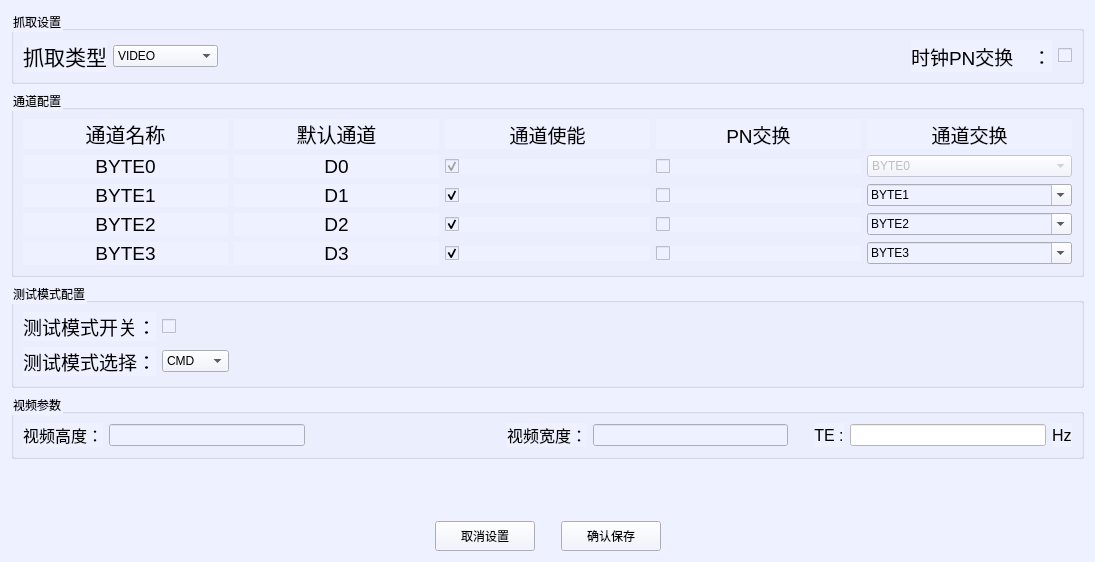
<?xml version="1.0" encoding="UTF-8"?>
<ui version="4.0">
 <class>ChannelSelectClass</class>
 <widget class="QWidget" name="ChannelSelectClass">
  <property name="geometry">
   <rect>
    <x>0</x>
    <y>0</y>
    <width>1095</width>
    <height>562</height>
   </rect>
  </property>
  <property name="windowTitle">
   <string>通道配置</string>
  </property>
  <property name="styleSheet">
   <string notr="true">background-color:rgb(238,241,255);</string>
  </property>
  <layout class="QVBoxLayout" name="verticalLayout_main">
   <item>
    <widget class="QGroupBox" name="captureGroupBox">
     <property name="title">
      <string>抓取设置</string>
     </property>
     <layout class="QHBoxLayout" name="horizontalLayout_capture">
      <item>
       <widget class="QLabel" name="label">
        <property name="font">
         <font>
          <pointsize>16</pointsize>
         </font>
        </property>
        <property name="text">
         <string>抓取类型</string>
        </property>
        <property name="alignment">
         <set>Qt::AlignRight|Qt::AlignVCenter</set>
        </property>
       </widget>
      </item>
      <item>
       <widget class="QComboBox" name="comboBox_5">
        <property name="enabled">
         <bool>true</bool>
        </property>
        <item>
         <property name="text">
          <string>VIDEO</string>
         </property>
        </item>
        <item>
         <property name="text">
          <string>VIDEO＋DSC</string>
         </property>
        </item>
        <item>
         <property name="text">
          <string>CMD</string>
         </property>
        </item>
        <item>
         <property name="text">
          <string>CMD+DSC</string>
         </property>
        </item>
       </widget>
      </item>
      <item>
       <spacer name="horizontalSpacer_capture">
        <property name="orientation">
         <enum>Qt::Horizontal</enum>
        </property>
        <property name="sizeHint" stdset="0">
         <size>
          <width>40</width>
          <height>20</height>
         </size>
        </property>
       </spacer>
      </item>
      <item>
       <widget class="QLabel" name="label_14">
        <property name="font">
         <font>
          <pointsize>14</pointsize>
         </font>
        </property>
        <property name="text">
         <string>时钟PN交换　：</string>
        </property>
       </widget>
      </item>
      <item>
       <widget class="QCheckBox" name="CLK_PN">
        <property name="text">
         <string/>
        </property>
       </widget>
      </item>
     </layout>
    </widget>
   </item>
   
   <item>
    <widget class="QGroupBox" name="channelGroupBox">
     <property name="title">
      <string>通道配置</string>
     </property>
     <layout class="QGridLayout" name="gridLayout_channels">
      <item row="0" column="0" colspan="5">
       <layout class="QHBoxLayout" name="horizontalLayout_headers">
        <item>
         <widget class="QLabel" name="label_2">
          <property name="font">
           <font>
            <pointsize>15</pointsize>
           </font>
          </property>
          <property name="text">
           <string>通道名称</string>
          </property>
          <property name="alignment">
           <set>Qt::AlignCenter</set>
          </property>
         </widget>
        </item>
        <item>
         <widget class="QLabel" name="label_11">
          <property name="font">
           <font>
            <pointsize>15</pointsize>
           </font>
          </property>
          <property name="text">
           <string>默认通道</string>
          </property>
          <property name="alignment">
           <set>Qt::AlignCenter</set>
          </property>
         </widget>
        </item>
        <item>
         <widget class="QLabel" name="Lael_ChEn">
          <property name="font">
           <font>
            <pointsize>14</pointsize>
           </font>
          </property>
          <property name="text">
           <string>通道使能</string>
          </property>
          <property name="alignment">
           <set>Qt::AlignCenter</set>
          </property>
         </widget>
        </item>
        <item>
         <widget class="QLabel" name="lab_PN">
          <property name="font">
           <font>
            <pointsize>14</pointsize>
           </font>
          </property>
          <property name="text">
           <string>PN交换</string>
          </property>
          <property name="alignment">
           <set>Qt::AlignCenter</set>
          </property>
         </widget>
        </item>
        <item>
         <widget class="QLabel" name="label_13">
          <property name="font">
           <font>
            <pointsize>14</pointsize>
           </font>
          </property>
          <property name="text">
           <string>通道交换</string>
          </property>
          <property name="alignment">
           <set>Qt::AlignCenter</set>
          </property>
         </widget>
        </item>
       </layout>
      </item>
      
      <!-- Channel 0 -->
      <item row="1" column="0">
       <widget class="QLabel" name="label_3">
        <property name="font">
         <font>
          <pointsize>14</pointsize>
         </font>
        </property>
        <property name="text">
         <string>BYTE0</string>
        </property>
        <property name="alignment">
         <set>Qt::AlignCenter</set>
        </property>
       </widget>
      </item>
      <item row="1" column="1">
       <widget class="QLabel" name="label_8">
        <property name="font">
         <font>
          <pointsize>14</pointsize>
         </font>
        </property>
        <property name="text">
         <string>D0</string>
        </property>
        <property name="alignment">
         <set>Qt::AlignCenter</set>
        </property>
       </widget>
      </item>
      <item row="1" column="2">
       <widget class="QCheckBox" name="CHen_0">
        <property name="enabled">
         <bool>false</bool>
        </property>
        <property name="layoutDirection">
         <enum>Qt::LeftToRight</enum>
        </property>
        <property name="text">
         <string/>
        </property>
        <property name="checkable">
         <bool>true</bool>
        </property>
        <property name="checked">
         <bool>true</bool>
        </property>
        <property name="tristate">
         <bool>false</bool>
        </property>
       </widget>
      </item>
      <item row="1" column="3">
       <widget class="QCheckBox" name="PN_0">
        <property name="text">
         <string/>
        </property>
        <property name="tristate">
         <bool>false</bool>
        </property>
       </widget>
      </item>
      <item row="1" column="4">
       <widget class="QComboBox" name="comboBox">
        <property name="enabled">
         <bool>false</bool>
        </property>
        <property name="editable">
         <bool>false</bool>
        </property>
        <property name="maxVisibleItems">
         <number>8</number>
        </property>
        <item>
         <property name="text">
          <string>BYTE0</string>
         </property>
        </item>
        <item>
         <property name="text">
          <string>BYTE1</string>
         </property>
        </item>
        <item>
         <property name="text">
          <string>BYTE2</string>
         </property>
        </item>
        <item>
         <property name="text">
          <string>BYTE3</string>
         </property>
        </item>
       </widget>
      </item>
      
      <!-- Channel 1 -->
      <item row="2" column="0">
       <widget class="QLabel" name="label_4">
        <property name="font">
         <font>
          <pointsize>14</pointsize>
         </font>
        </property>
        <property name="text">
         <string>BYTE1</string>
        </property>
        <property name="alignment">
         <set>Qt::AlignCenter</set>
        </property>
       </widget>
      </item>
      <item row="2" column="1">
       <widget class="QLabel" name="label_7">
        <property name="font">
         <font>
          <pointsize>14</pointsize>
         </font>
        </property>
        <property name="text">
         <string>D1</string>
        </property>
        <property name="alignment">
         <set>Qt::AlignCenter</set>
        </property>
       </widget>
      </item>
      <item row="2" column="2">
       <widget class="QCheckBox" name="CHen_1">
        <property name="text">
         <string/>
        </property>
        <property name="checked">
         <bool>true</bool>
        </property>
        <property name="tristate">
         <bool>false</bool>
        </property>
       </widget>
      </item>
      <item row="2" column="3">
       <widget class="QCheckBox" name="PN_1">
        <property name="text">
         <string/>
        </property>
       </widget>
      </item>
      <item row="2" column="4">
       <widget class="QComboBox" name="comboBox_2">
        <property name="editable">
         <bool>true</bool>
        </property>
        <item>
         <property name="text">
          <string>BYTE1</string>
         </property>
        </item>
        <item>
         <property name="text">
          <string>BYTE2</string>
         </property>
        </item>
        <item>
         <property name="text">
          <string>BYTE0</string>
         </property>
        </item>
        <item>
         <property name="text">
          <string>BYTE3</string>
         </property>
        </item>
       </widget>
      </item>
      
      <!-- Channel 2 -->
      <item row="3" column="0">
       <widget class="QLabel" name="label_5">
        <property name="font">
         <font>
          <pointsize>14</pointsize>
         </font>
        </property>
        <property name="text">
         <string>BYTE2</string>
        </property>
        <property name="alignment">
         <set>Qt::AlignCenter</set>
        </property>
       </widget>
      </item>
      <item row="3" column="1">
       <widget class="QLabel" name="label_9">
        <property name="font">
         <font>
          <pointsize>14</pointsize>
         </font>
        </property>
        <property name="text">
         <string>D2</string>
        </property>
        <property name="alignment">
         <set>Qt::AlignCenter</set>
        </property>
       </widget>
      </item>
      <item row="3" column="2">
       <widget class="QCheckBox" name="CHen_2">
        <property name="text">
         <string/>
        </property>
        <property name="checked">
         <bool>true</bool>
        </property>
        <property name="tristate">
         <bool>false</bool>
        </property>
       </widget>
      </item>
      <item row="3" column="3">
       <widget class="QCheckBox" name="PN_2">
        <property name="text">
         <string/>
        </property>
       </widget>
      </item>
      <item row="3" column="4">
       <widget class="QComboBox" name="comboBox_3">
        <property name="editable">
         <bool>true</bool>
        </property>
        <item>
         <property name="text">
          <string>BYTE2</string>
         </property>
        </item>
        <item>
         <property name="text">
          <string>BYTE1</string>
         </property>
        </item>
        <item>
         <property name="text">
          <string>BYTE0</string>
         </property>
        </item>
        <item>
         <property name="text">
          <string>BYTE3</string>
         </property>
        </item>
       </widget>
      </item>
      
      <!-- Channel 3 -->
      <item row="4" column="0">
       <widget class="QLabel" name="label_6">
        <property name="font">
         <font>
          <pointsize>14</pointsize>
         </font>
        </property>
        <property name="text">
         <string>BYTE3</string>
        </property>
        <property name="alignment">
         <set>Qt::AlignCenter</set>
        </property>
       </widget>
      </item>
      <item row="4" column="1">
       <widget class="QLabel" name="label_10">
        <property name="font">
         <font>
          <pointsize>14</pointsize>
         </font>
        </property>
        <property name="text">
         <string>D3</string>
        </property>
        <property name="alignment">
         <set>Qt::AlignCenter</set>
        </property>
       </widget>
      </item>
      <item row="4" column="2">
       <widget class="QCheckBox" name="CHen_3">
        <property name="text">
         <string/>
        </property>
        <property name="checked">
         <bool>true</bool>
        </property>
        <property name="tristate">
         <bool>false</bool>
        </property>
       </widget>
      </item>
      <item row="4" column="3">
       <widget class="QCheckBox" name="PN_3">
        <property name="text">
         <string/>
        </property>
       </widget>
      </item>
      <item row="4" column="4">
       <widget class="QComboBox" name="comboBox_4">
        <property name="editable">
         <bool>true</bool>
        </property>
        <item>
         <property name="text">
          <string>BYTE3</string>
         </property>
        </item>
        <item>
         <property name="text">
          <string>BYTE0</string>
         </property>
        </item>
        <item>
         <property name="text">
          <string>BYTE1</string>
         </property>
        </item>
        <item>
         <property name="text">
          <string>BYTE2</string>
         </property>
        </item>
       </widget>
      </item>
     </layout>
    </widget>
   </item>
   
   <item>
    <widget class="QGroupBox" name="testModeGroupBox">
     <property name="title">
      <string>测试模式配置</string>
     </property>
     <layout class="QVBoxLayout" name="verticalLayout_test">
      <item>
       <layout class="QHBoxLayout" name="horizontalLayout_testSwitch">
        <item>
         <widget class="QLabel" name="label_17">
          <property name="font">
           <font>
            <pointsize>14</pointsize>
           </font>
          </property>
          <property name="text">
           <string>测试模式开关：</string>
          </property>
          <property name="alignment">
           <set>Qt::AlignCenter</set>
          </property>
         </widget>
        </item>
        <item>
         <widget class="QCheckBox" name="checkBox">
          <property name="text">
           <string/>
          </property>
         </widget>
        </item>
        <item>
         <spacer name="horizontalSpacer_test1">
          <property name="orientation">
           <enum>Qt::Horizontal</enum>
          </property>
          <property name="sizeHint" stdset="0">
           <size>
            <width>40</width>
            <height>20</height>
           </size>
          </property>
         </spacer>
        </item>
       </layout>
      </item>
      <item>
       <layout class="QHBoxLayout" name="horizontalLayout_testMode">
        <item>
         <widget class="QLabel" name="label_18">
          <property name="font">
           <font>
            <pointsize>14</pointsize>
           </font>
          </property>
          <property name="text">
           <string>测试模式选择：</string>
          </property>
          <property name="alignment">
           <set>Qt::AlignCenter</set>
          </property>
         </widget>
        </item>
        <item>
         <widget class="QComboBox" name="comboBox_6">
          <item>
           <property name="text">
            <string>CMD</string>
           </property>
          </item>
          <item>
           <property name="text">
            <string>VIDEO</string>
           </property>
          </item>
         </widget>
        </item>
        <item>
         <spacer name="horizontalSpacer_test2">
          <property name="orientation">
           <enum>Qt::Horizontal</enum>
          </property>
          <property name="sizeHint" stdset="0">
           <size>
            <width>40</width>
            <height>20</height>
           </size>
          </property>
         </spacer>
        </item>
       </layout>
      </item>
     </layout>
    </widget>
   </item>
   
   <item>
    <widget class="QGroupBox" name="videoParametersGroupBox">
     <property name="title">
      <string>视频参数</string>
     </property>
     <layout class="QHBoxLayout" name="horizontalLayout_videoParams">
      <item>
       <widget class="QLabel" name="label_19">
        <property name="font">
         <font>
          <pointsize>12</pointsize>
         </font>
        </property>
        <property name="text">
         <string>视频高度：</string>
        </property>
       </widget>
      </item>
      <item>
       <widget class="QLineEdit" name="videoHeigh"/>
      </item>
      <item>
       <spacer name="horizontalSpacer_5">
        <property name="orientation">
         <enum>Qt::Horizontal</enum>
        </property>
        <property name="sizeHint" stdset="0">
         <size>
          <width>20</width>
          <height>20</height>
         </size>
        </property>
       </spacer>
      </item>
      <item>
       <widget class="QLabel" name="label_16">
        <property name="font">
         <font>
          <pointsize>12</pointsize>
         </font>
        </property>
        <property name="text">
         <string>视频宽度：</string>
        </property>
       </widget>
      </item>
      <item>
       <widget class="QLineEdit" name="videoWidth">
        <property name="enabled">
         <bool>true</bool>
        </property>
        <property name="frame">
         <bool>true</bool>
        </property>
       </widget>
      </item>
      <item>
       <spacer name="horizontalSpacer_4">
        <property name="orientation">
         <enum>Qt::Horizontal</enum>
        </property>
        <property name="sizeType">
         <enum>QSizePolicy::Preferred</enum>
        </property>
        <property name="sizeHint" stdset="0">
         <size>
          <width>20</width>
          <height>20</height>
         </size>
        </property>
       </spacer>
      </item>
      <item>
       <widget class="QLabel" name="label_12">
        <property name="font">
         <font>
          <pointsize>12</pointsize>
         </font>
        </property>
        <property name="text">
         <string>TE :</string>
        </property>
        <property name="alignment">
         <set>Qt::AlignCenter</set>
        </property>
       </widget>
      </item>
      <item>
       <widget class="QLineEdit" name="TE_Value">
        <property name="font">
         <font>
          <pointsize>9</pointsize>
         </font>
        </property>
        <property name="autoFillBackground">
         <bool>false</bool>
        </property>
        <property name="styleSheet">
         <string notr="true">background-color: rgb(255, 255, 255);</string>
        </property>
        <property name="maxLength">
         <number>300</number>
        </property>
        <property name="alignment">
         <set>Qt::AlignCenter</set>
        </property>
       </widget>
      </item>
      <item>
       <widget class="QLabel" name="label_15">
        <property name="font">
         <font>
          <pointsize>12</pointsize>
         </font>
        </property>
        <property name="text">
         <string>Hz</string>
        </property>
       </widget>
      </item>
     </layout>
    </widget>
   </item>
   
   <item>
    <spacer name="verticalSpacer_main">
     <property name="orientation">
      <enum>Qt::Vertical</enum>
     </property>
     <property name="sizeHint" stdset="0">
      <size>
       <width>20</width>
       <height>40</height>
      </size>
     </property>
    </spacer>
   </item>
   
   <item>
    <layout class="QHBoxLayout" name="horizontalLayout_buttons">
     <item>
      <spacer name="horizontalSpacer_left">
       <property name="orientation">
        <enum>Qt::Horizontal</enum>
       </property>
       <property name="sizeHint" stdset="0">
        <size>
         <width>40</width>
         <height>20</height>
        </size>
       </property>
      </spacer>
     </item>
     <item>
      <widget class="QPushButton" name="pushButton_2">
       <property name="minimumSize">
        <size>
         <width>100</width>
         <height>30</height>
        </size>
       </property>
       <property name="text">
        <string>取消设置</string>
       </property>
      </widget>
     </item>
     <item>
      <spacer name="horizontalSpacer_middle">
       <property name="orientation">
        <enum>Qt::Horizontal</enum>
       </property>
       <property name="sizeType">
        <enum>QSizePolicy::Fixed</enum>
       </property>
       <property name="sizeHint" stdset="0">
        <size>
         <width>20</width>
         <height>20</height>
        </size>
       </property>
      </spacer>
     </item>
     <item>
      <widget class="QPushButton" name="pushButton">
       <property name="minimumSize">
        <size>
         <width>100</width>
         <height>30</height>
        </size>
       </property>
       <property name="text">
        <string>确认保存</string>
       </property>
      </widget>
     </item>
     <item>
      <spacer name="horizontalSpacer_right">
       <property name="orientation">
        <enum>Qt::Horizontal</enum>
       </property>
       <property name="sizeHint" stdset="0">
        <size>
         <width>40</width>
         <height>20</height>
        </size>
       </property>
      </spacer>
     </item>
    </layout>
   </item>
  </layout>
 </widget>
 <resources/>
 <connections/>
</ui>
